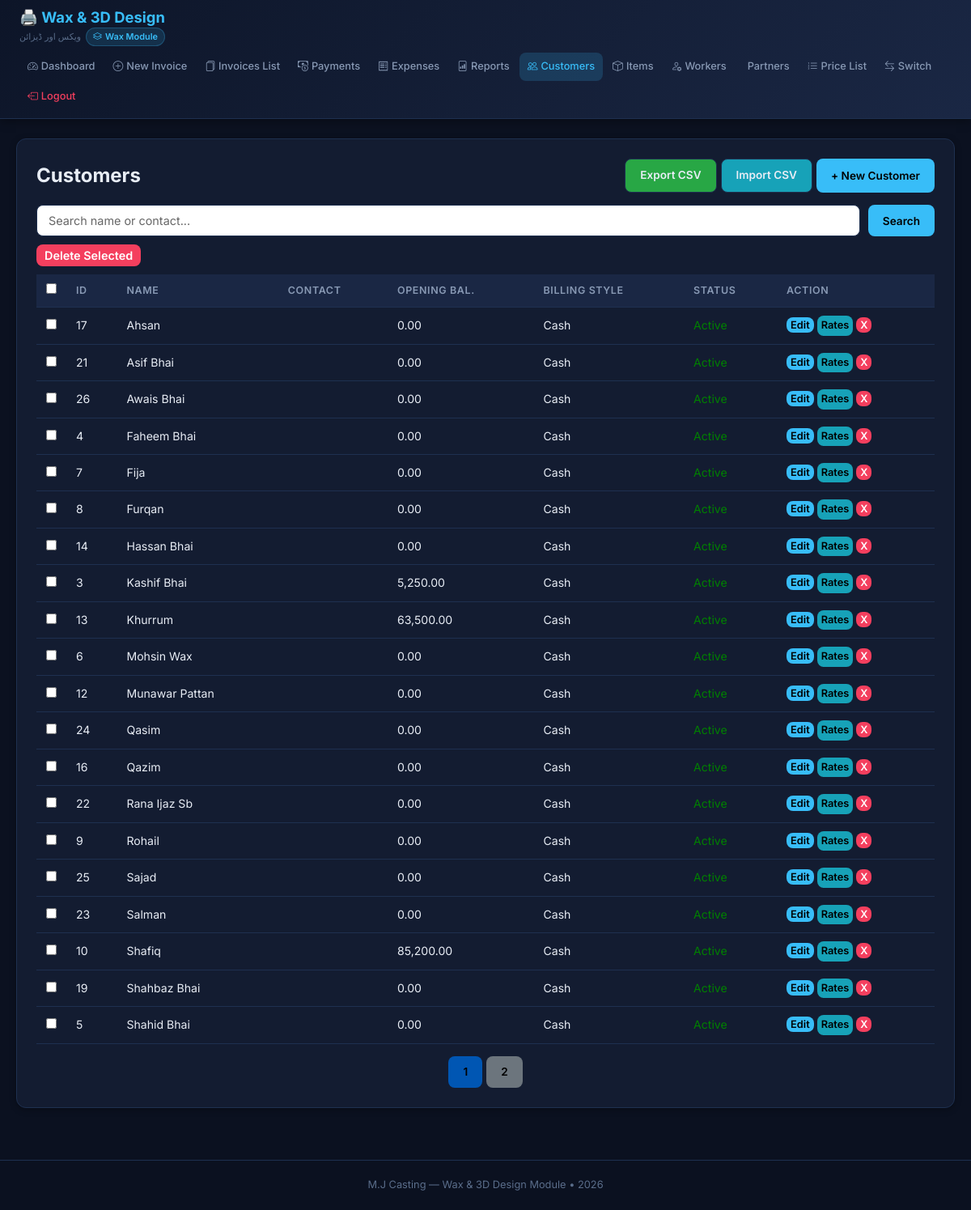
Screenshot of /wax/customers.php (signed in) with the database file from the repository.
### tables this page shows
CREATE TABLE `wax_customers` (
  `id` int(11) NOT NULL,
  `name` varchar(100) NOT NULL,
  `contact` varchar(50) DEFAULT NULL,
  `address` text DEFAULT NULL,
  `opening_balance` decimal(10,2) DEFAULT 0.00,
  `billing_style` enum('weekly','monthly','cash') DEFAULT 'cash',
  `active` tinyint(1) DEFAULT 1,
  `created_at` timestamp NOT NULL DEFAULT current_timestamp()
);

### wax/includes/functions.php (called while the page is built, shortened)
<?php
function format_currency($amount) {
    return number_format($amount, 2);
}

### wax/customers.php (the view, shortened to what this page needs)
<?php
require_once __DIR__ . '/includes/functions.php';
$pdo = getDB();
$search = $_GET['search'] ?? '';
$page = $_GET['page'] ?? 1;
$limit = 20;
$offset = ($page - 1) * $limit;
$where = "WHERE 1=1";
$params = [];
$stmtCount = $pdo->prepare("SELECT COUNT(*) FROM wax_customers $where");
$stmtCount->execute($params);
$total_rows = $stmtCount->fetchColumn();
$total_pages = ceil($total_rows / $limit);
$sql = "SELECT * FROM wax_customers $where ORDER BY active DESC, name ASC LIMIT $limit OFFSET $offset";
$stmt = $pdo->prepare($sql);
$stmt->execute($params);
$customers = $stmt->fetchAll();
include __DIR__ . '/templates/header.php';
?>
<div class="card">
    <div style="display: flex; justify-content: space-between; align-items: center; flex-wrap: wrap; gap: 10px;">
        <h2>Customers</h2>
        <div style="display: flex; gap: 5px;">
            <a href="export.php?type=customers" class="btn btn-secondary" style="background: #28a745;">Export CSV</a>
            <a href="import.php?type=customers" class="btn btn-secondary" style="background: #17a2b8;">Import CSV</a>
            <button onclick="openModal()" class="btn btn-primary">+ New Customer</button>
        </div>
    </div>
    <form method="GET" style="margin-top: 15px; display: flex; gap: 10px;">
        <input type="text" name="search" placeholder="Search name or contact..." value="<?= htmlspecialchars($search) ?>" style="flex: 1;">
        <button type="submit" class="btn btn-primary">Search</button>
    </form>
    <form method="POST" id="bulkForm">
        <div style="margin-top: 10px; margin-bottom: 5px;">
            <button type="button" class="btn btn-danger" onclick="submitBulkDelete()" style="padding: 5px 10px; font-size: 0.9rem;">Delete Selected</button>
        </div>
        <div style="overflow-x: auto;">
            <table style="margin-top: 5px;">
                <thead>
                    <tr>
                        <th style="width: 30px;"><input type="checkbox" onclick="toggleAll(this)"></th>
                        <th>ID</th>
                        <th>Name</th>
                        <th>Contact</th>
                        <th>Opening Bal.</th>
                        <th>Billing Style</th>
                        <th>Status</th>
                        <th>Action</th>
                    </tr>
                </thead>
                <tbody>
                    <?php foreach ($customers as $c): ?>
                    <tr>
                        <td><input type="checkbox" name="bulk_delete_ids[]" value="<?= $c['id'] ?>"></td>
                        <td><?= $c['id'] ?></td>
                        <td><?= htmlspecialchars($c['name']) ?></td>
                        <td><?= htmlspecialchars($c['contact']) ?></td>
                        <td><?= format_currency($c['opening_balance']) ?></td>
                        <td><?= ucfirst($c['billing_style']) ?></td>
                        <td>
                            <span style="color: <?= $c['active'] ? 'green' : 'red' ?>;">
                                <?= $c['active'] ? 'Active' : 'Inactive' ?>
                            </span>
                        </td>
                        <td>
                            <button type="button" class="btn btn-primary" style="padding: 2px 5px; font-size: 0.8rem;"
                                    onclick='editCustomer(<?= json_encode($c) ?>)'>Edit</button>
                            <a href="price_list.php?customer_id=<?= $c['id'] ?>" class="btn btn-primary" style="padding: 2px 5px; font-size: 0.8rem; background: #17a2b8;">Rates</a>
                            <button type="submit" name="delete_id" value="<?= $c['id'] ?>" class="btn btn-danger"
                                    style="padding: 2px 5px; font-size: 0.8rem;"
                                    onclick="return confirm('Deactivate this customer?');">X</button>
                        </td>
                    </tr>
                    <?php endforeach; ?>
                </tbody>
            </table>
        </div>
    </form>
    <div style="margin-top: 15px; display: flex; justify-content: center; gap: 5px;">
        <?php for ($i = 1; $i <= $total_pages; $i++): ?>
            <a href="?page=<?= $i ?>&search=<?= urlencode($search) ?>" class="btn btn-primary" style="<?= $i == $page ? 'background:#0056b3;' : 'background:#6c757d;' ?>"><?= $i ?></a>
        <?php endfor; ?>
    </div>
</div>
<?php include __DIR__ . '/templates/footer.php'; ?>

### wax/templates/header.php (style rules this page uses)
*, *::before, *::after { box-sizing: border-box; margin: 0; padding: 0; }
:root { --primary: #38bdf8; --primary-dark: #0284c7; --success: #10b981; --danger: #f43f5e; --warning: #f59e0b; --border: #1e3050; --bg-card: #131c31; --bg-body: #0b1120; --text-primary: #e8edf5; --text-secondary: #8899b4; --text-muted: #5a6d8a; --shadow: 0 2px 8px rgba(0,0,0,0.3); }
html, body { width: 100%; min-height: 100vh; font-family: 'Inter', -apple-system, sans-serif; background: var(--bg-body); color: var(--text-primary); line-height: 1.6; }
.card { background: var(--bg-card); border: 1px solid var(--border); border-radius: 12px; padding: 24px; margin-bottom: 20px; box-shadow: var(--shadow); }
h2, h3 { margin-top: 0; color: var(--text-primary); }
input, select, textarea { width: 100%; padding: 10px 14px; border: 1px solid var(--border); border-radius: 8px; font-size: 0.9rem; background: #fff; color: #000; font-family: 'Inter', sans-serif; transition: border-color 0.2s; }
input::placeholder, textarea::placeholder { color: #666; opacity: 1; }
table { width: 100%; border-collapse: collapse; }
th, td { padding: 10px 12px; text-align: left; border-bottom: 1px solid var(--border); font-size: 0.88rem; }
th { background: #1a2744; color: var(--text-secondary); font-weight: 600; font-size: 0.78rem; text-transform: uppercase; letter-spacing: 0.05em; }
.btn { display: inline-flex; align-items: center; gap: 5px; padding: 9px 18px; border-radius: 8px; font-size: 0.85rem; font-weight: 600; text-decoration: none; border: none; cursor: pointer; transition: all 0.2s; font-family: 'Inter', sans-serif; }
.btn-primary { background: var(--primary); color: #000; }
.btn-danger { background: var(--danger); color: #fff; }
.btn-secondary { background: #1a2744; color: var(--text-primary); border: 1px solid var(--border); }

### rows the page displays
wax_customers: id "17", name "Ahsan", opening_balance "0.00", billing_style "Cash", active "Active"
wax_customers: id "21", name "Asif Bhai", opening_balance "0.00", billing_style "Cash", active "Active"
wax_customers: id "26", name "Awais Bhai", opening_balance "0.00", billing_style "Cash", active "Active"
wax_customers: id "4", name "Faheem Bhai", opening_balance "0.00", billing_style "Cash", active "Active"
wax_customers: id "7", name "Fija", opening_balance "0.00", billing_style "Cash", active "Active"
wax_customers: id "8", name "Furqan", opening_balance "0.00", billing_style "Cash", active "Active"
wax_customers: id "14", name "Hassan Bhai", opening_balance "0.00", billing_style "Cash", active "Active"
wax_customers: id "3", name "Kashif Bhai", opening_balance "5,250.00", billing_style "Cash", active "Active"
wax_customers: id "13", name "Khurrum", opening_balance "63,500.00", billing_style "Cash", active "Active"
wax_customers: id "6", name "Mohsin Wax", opening_balance "0.00", billing_style "Cash", active "Active"
wax_customers: id "12", name "Munawar Pattan", opening_balance "0.00", billing_style "Cash", active "Active"
wax_customers: id "24", name "Qasim", opening_balance "0.00", billing_style "Cash", active "Active"
wax_customers: id "16", name "Qazim", opening_balance "0.00", billing_style "Cash", active "Active"
wax_customers: id "22", name "Rana Ijaz Sb", opening_balance "0.00", billing_style "Cash", active "Active"
wax_customers: id "9", name "Rohail", opening_balance "0.00", billing_style "Cash", active "Active"
wax_customers: id "25", name "Sajad", opening_balance "0.00", billing_style "Cash", active "Active"
wax_customers: id "23", name "Salman", opening_balance "0.00", billing_style "Cash", active "Active"
wax_customers: id "10", name "Shafiq", opening_balance "85,200.00", billing_style "Cash", active "Active"
wax_customers: id "19", name "Shahbaz Bhai", opening_balance "0.00", billing_style "Cash", active "Active"
wax_customers: id "5", name "Shahid Bhai", opening_balance "0.00", billing_style "Cash", active "Active"
